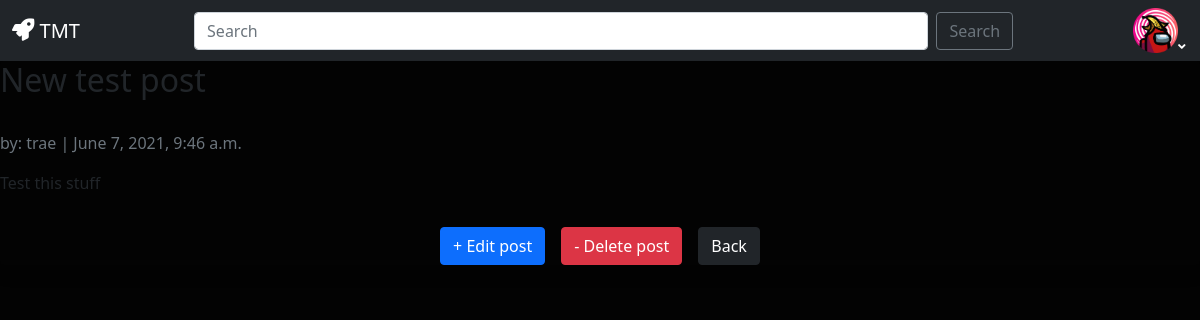
/post/4/ (signed in), run on the app's committed database.
### pages/models.py (models this page shows, shortened)
class Post(models.Model):
    title = models.CharField(max_length=200)
    author = models.ForeignKey(
        get_user_model(),
        on_delete=models.CASCADE
    )
    date = models.DateTimeField(auto_now_add=True)
    body = models.TextField()
    image = models.ImageField(upload_to='images/', default='/images/algo-logo.png')

### pages/views.py (the view)
# urls.py: path('post/<int:pk>/', PostDetailView.as_view(), name='post_detail'),
class PostDetailView(DetailView):
    model = Post
    template_name = 'post_detail.html'

### templates/post_detail.html (shortened to what this page needs)
{% extends 'base.html' %}
{% block content %}
<div class="post-detail rounded shadow">
    <h2 class=" title-case" >{{ post.title }}</h2>
    <p class="title-case text-muted">by: {{ post.author }} | {{ post.date }}</p>
    <p class="text-container">{{ post.body }}</p>
    {% if user == post.author %}
    <div class="btn-container">
        <a href="" class="btn btn-primary mt-3">+ Edit post</a>
        <a href="" class="btn btn-danger ms-3 mt-3">- Delete post</a>
        <a href="{% url 'home' %}" class="btn btn-dark ms-3 mt-3">Back</a>
    </div>
    {% else %}
    <div class="btn-container">
        <a href="{% url 'post_list' %}" class="btn btn-primary mt-3">Back to posts</a>
    </div>
    {% endif %}
</div>
{% endblock content %}

### static/css/base.css (style rules this page uses)
body { background-color: #030303; background-image: url("../images/stars-1654074.jpg"); background-repeat: no-repeat; background-position: center center; background-size: cover; min-height: 100vh; }
.btn-container { display: flex; justify-content: center; margin-top: 0%; }

### data on the page
Post: title "New test post", author "trae", date "June 7, 2021, 9:46 a.m.", body "Test this stuff"
